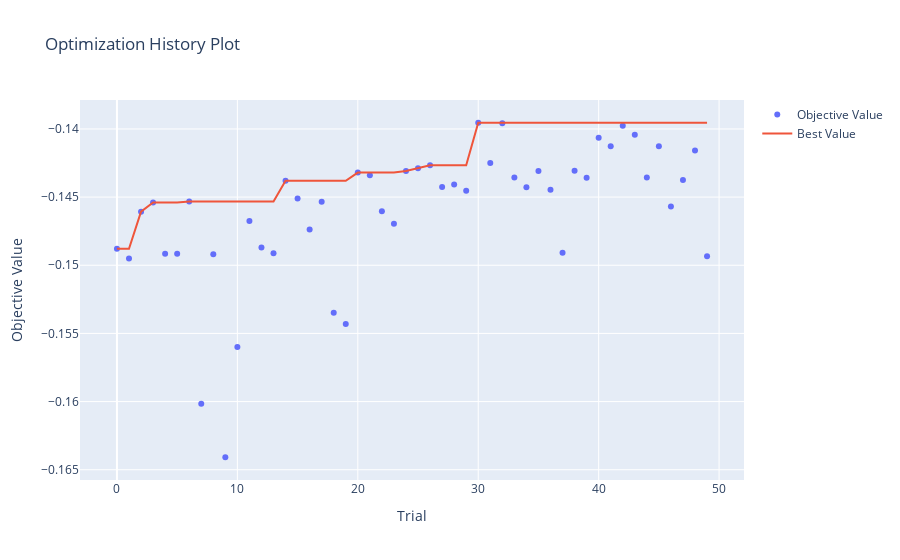

The code cell stored with this chart in its notebook:
### Code cell
from optuna.visualization import plot_optimization_history
plot_optimization_history(study)

### Figure 1 — Plotly figure (JSON) as saved in the notebook; plotly's stock layout.template omitted (floating-point values rounded to 4 significant figures)
{"data": [{"mode": "markers", "name": "Objective Value", "type": "scatter", "x": [0, 1, 2, 3, 4, 5, 6, 7, 8, 9, 10, 11, 12, 13, 14, 15, 16, 17, 18, 19, 20, 21, 22, 23, 24, 25, 26, 27, 28, 29, 30, 31, 32, 33, 34, 35, 36, 37, 38, 39, 40, 41, 42, 43, 44, 45, 46, 47, 48, 49], "y": [-0.1488, -0.1495, -0.1461, -0.1454, -0.1492, -0.1492, -0.1453, -0.1602, -0.1492, -0.1641, -0.156, -0.1468, -0.1487, -0.1491, -0.1438, -0.1451, -0.1474, -0.1453, -0.1535, -0.1543, -0.1432, -0.1434, -0.146, -0.147, -0.1431, -0.1429, -0.1427, -0.1443, -0.1441, -0.1445, -0.1395, -0.1425, -0.1396, -0.1436, -0.1443, -0.1431, -0.1445, -0.1491, -0.1431, -0.1436, -0.1406, -0.1413, -0.1398, -0.1404, -0.1436, -0.1413, -0.1457, -0.1437, -0.1416, -0.1493]}, {"mode": "lines", "name": "Best Value", "type": "scatter", "x": [0, 1, 2, 3, 4, 5, 6, 7, 8, 9, 10, 11, 12, 13, 14, 15, 16, 17, 18, 19, 20, 21, 22, 23, 24, 25, 26, 27, 28, 29, 30, 31, 32, 33, 34, 35, 36, 37, 38, 39, 40, 41, 42, 43, 44, 45, 46, 47, 48, 49], "y": [-0.1488, -0.1488, -0.1461, -0.1454, -0.1454, -0.1454, -0.1453, -0.1453, -0.1453, -0.1453, -0.1453, -0.1453, -0.1453, -0.1453, -0.1438, -0.1438, -0.1438, -0.1438, -0.1438, -0.1438, -0.1432, -0.1432, -0.1432, -0.1432, -0.1431, -0.1429, -0.1427, -0.1427, -0.1427, -0.1427, -0.1395, -0.1395, -0.1395, -0.1395, -0.1395, -0.1395, -0.1395, -0.1395, -0.1395, -0.1395, -0.1395, -0.1395, -0.1395, -0.1395, -0.1395, -0.1395, -0.1395, -0.1395, -0.1395, -0.1395]}, {"marker": {"color": "#cccccc"}, "mode": "markers", "name": "Infeasible Trial", "showlegend": false, "type": "scatter", "x": [], "y": []}], "layout": {"title": {"text": "Optimization History Plot"}, "xaxis": {"title": {"text": "Trial"}}, "yaxis": {"title": {"text": "Objective Value"}}}}
